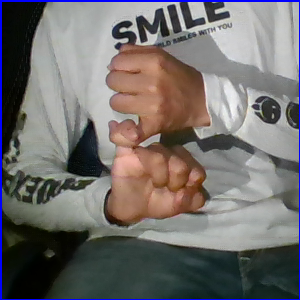
//> input picture CNN/training-images-kartik/Letters/s/136.png, 300 x 300 px, given in place of the camera
$ ./SiLaTra   (built with g++ and OpenCV 4)
//> lines starting //> are read from the running program, lines starting //| are printed output that depends on the picture
//> (in main, `initializePythonInterpreter();` was passed over: initializePythonInterpreter is not available in this run)
//> further down, image is the input picture: 300 rows x 300 cols, CV_8UC3; mean B, G, R 108.4, 109.7, 113.4
### GetMyHand/predictionsHandler.hpp
#ifndef __predictionsHandler_hpp_INCLUDE__
#define __predictionsHandler_hpp_INCLUDE__

#include <iostream>
#include <deque>

#include <opencv2/opencv.hpp>
#include <opencv2/imgproc.hpp>
#include <opencv2/highgui.hpp>

using namespace std;
using namespace cv;

void addPredictionToQueue(long long predictedSign);
long long predictSign();
void displaySignOnImage(long long predictSign);

#endif

### GetMyHand/trackBarHandling.hpp
#ifndef __trackBarHandling_hpp_INCLUDE__
#define __trackBarHandling_hpp_INCLUDE__

#include <opencv2/opencv.hpp>
#include <opencv2/imgproc.hpp>
#include <opencv2/highgui.hpp>

#include "handDetection.hpp"

using namespace cv;

void displayHandDetectionTrackbarsIfNeeded(Mat &image);
void displaySkinColorDetectionTrackbarsIfNeeded();
void onTrackbarChange(int,void *);

#endif

### GetMyHand/skinColorSegmentation.hpp
#include <opencv2/opencv.hpp>
#include <opencv2/imgproc.hpp>
#include <opencv2/highgui.hpp>

#include "trackBarHandling.hpp"

using namespace cv;

Mat extractSkinColorRange(Mat& srcBGR,Mat& srcHSV,Mat& srcYCrCb);           //Entry point function
bool isInSkinRangeBGR(const u_char& B,const u_char& G,const u_char& R);
bool isInSkinRangeHSV(const u_char& H,const u_char& S,const u_char& V);
bool isInSkinRangeYCrCb(const u_char& Y, const u_char& Cr, const u_char& Cb);
void displayTrackbarsIfNeeded();

### GetMyHand/handDetection.hpp
#ifndef __handDetection_hpp_INCLUDE__
#define __handDetection_hpp_INCLUDE__

#include <opencv2/opencv.hpp>
#include <opencv2/imgproc.hpp>
#include <opencv2/highgui.hpp>

#include "skinColorSegmentation.hpp"
#include "trackBarHandling.hpp"

#include <iostream>

using namespace std;
using namespace cv;

Mat getMyHand(Mat& image);
Mat findHandContours(Mat& src);
Mat combineExtractedWithMain(Mat& maskedImg,Mat& image);
void prepareWindows();

#endif

### GetMyHand/skinColorSegmentation.cpp
// [21 lines of licence text are left out]

#include <opencv2/opencv.hpp>
#include <opencv2/imgproc.hpp>
#include <opencv2/highgui.hpp>

#include "trackBarHandling.hpp"

#include <iostream>

using namespace std;
using namespace cv;


Mat extractSkinColorRange(Mat& srcBGR,Mat& srcHSV,Mat& srcYCrCb);
bool isInSkinRangeBGR(const u_char& B,const u_char& G,const u_char& R);
bool isInSkinRangeHSV(const u_char& H,const u_char& S,const u_char& V);
bool isInSkinRangeYCrCb(const u_char& Y, const u_char& Cr, const u_char& Cb);


// int YMax=0,YMin=255,CrMax=0,CrMin=255,CbMax=0,CbMin=255;
// int YMax=255,YMin=0,CrMax=180,CrMin=135,CbMax=130,CbMin=60;
int YMax=255,YMin=0,CrMax=200,CrMin=137,CbMax=150,CbMin=100;
// int lH=0,hH=20,lS=20,hS=154,lV=50,hV=255;
// int Rlow=60,Glow=40,Blow=20,gap=15,Rhigh=220,Ghigh=210,Bhigh=170;
int lH=0,hH=20,lS=8,hS=154,lV=50,hV=255;
int Rlow=60,Glow=40,Blow=20,gap=9,Rhigh=220,Ghigh=210,Bhigh=170;


Mat extractSkinColorRange(Mat& srcBGR,Mat& srcHSV,Mat& srcYCrCb){
	// displaySkinColorDetectionTrackbarsIfNeeded();
	int nRows=srcBGR.rows;
	int nCols=srcBGR.cols*3;

	// [4 lines of commented-out code are left out]

	Mat dst(nRows,srcBGR.cols,CV_8UC1,Scalar(0));

	uchar *bgrRow, *hsvRow, *YCrCbRow, *dstRow;
	uchar *dstBGRRow, *dstHSVRow, *dstYCrCbRow;
	for(int i=0;i<nRows;i++){
		bgrRow = srcBGR.ptr<uchar>(i);
		hsvRow = srcHSV.ptr<uchar>(i);
		YCrCbRow = srcYCrCb.ptr<uchar>(i);
		dstRow = dst.ptr<uchar>(i);

		// dstBGRRow = dsts[0].ptr<uchar>(i);
		// dstHSVRow = dsts[1].ptr<uchar>(i);
		// dstYCrCbRow = dsts[2].ptr<uchar>(i);

		for(int j=0;j<nCols;j+=3){
			if( /* isInSkinRangeBGR(bgrRow[j],bgrRow[j+1],bgrRow[j+2])*/
				isInSkinRangeYCrCb(YCrCbRow[j],YCrCbRow[j+1],YCrCbRow[j+2])
				/* && isInSkinRangeHSV(hsvRow[j],hsvRow[j+1],hsvRow[j+2])*/ ){
				dstRow[j/3]=255;
			}
		}

		// [11 lines of commented-out code are left out]
	}

	// return dsts;

	return dst;
}


bool isInSkinRangeYCrCb(const u_char& Y, const u_char& Cr, const u_char& Cb){
	return Y>YMin && Y<YMax && Cb>CbMin && Cb<CbMax && Cr>CrMin && Cr<CrMax;
	// [18 lines of commented-out code are left out]
}


// [7 lines left out: function isInSkinRangeBGR, not called in this run]

bool isInSkinRangeHSV(const u_char& H,const u_char& S,const u_char& V){
	return ((H<hH) || (H > 155)) && S>=lS && S<=hS && V>=lV && V<=hV;
}

### GetMyHand/handDetection.cpp
/**
* This file contains the code that will dilate, erode the regions extracted based on color
*/

#include <python3.5/Python.h>

#include <opencv2/opencv.hpp>
#include <opencv2/imgproc.hpp>
#include "opencv2/highgui.hpp"
// #include "opencv2/cudafilters.hpp"
// #include "opencv2/cudaimgproc.hpp"

#include "skinColorSegmentation.hpp"
#include "trackBarHandling.hpp"
#include "predictionsHandler.hpp"
#include "Classification/classifyPythonAPI.hpp"

#include <iostream>
#include <fstream>
#include <cmath>
#include <cstdlib>

#include <experimental/filesystem>


#define OVERALL 0
#define SKIN_COLOR_EXTRACTION 1
#define MORPHOLOGY_OPERATIONS 2
#define MODIFIED_IMAGE_GENERATION 3
#define HAND_CONTOURS_GENERATION 4
#define CONTOURS_PRE_PROCESSING 5
#define CONTOURS_IMPROVEMENT 6
#define CONTOURS_POST_PROCESSING 7
#define CONTOUR_CLASSIFICATION_IN_PY 8

using namespace std;
using namespace cv;
namespace fs = std::experimental::filesystem;

Mat getMyHand(Mat& image);
Mat findHandContours(Mat& src);
Mat combineExtractedWithMain(Mat& maskedImg,Mat& image);
void prepareWindows();
void connectContours(vector<vector<Point> > &contours);
void reduceClusterPoints(vector< vector< Point > > &contours, vector<vector<Point> > &hull);
void findClassUsingPythonModels( vector<float> &distVector );
void detectAndEliminateFace(Mat frame);


int morphOpenKernSize=2,morphCloseKernSize=3;
int morphCloseNoOfIterations=3;

int kernSize=2;
int thresh=100;
int contourDistThreshold = 30;
double startTime;

extern int lH,lS,lV,hH,hS,hV;
extern string subDirName;

extern vector<double> frameStepsTimes;

extern char** args_v;
extern int args_c;

extern bool wrapperModeOn;

extern long long predictedSign;


/*
This is the main entry point function of this file
*/
Mat getMyHand(Mat& imageOG){

	// displayHandDetectionTrackbarsIfNeeded(imageOG);

	startTime=(double)getTickCount();  //---Timing related part

	// imshow("Original Image",imageOG);

	detectAndEliminateFace(imageOG);

	Mat image,imageHSV,imageYCrCb;

	// [12 lines of commented-out code are left out]
	GaussianBlur(imageOG,image,Size(2*kernSize+1,2*kernSize+1),0,0);
	// imshow("Gaussian Blurred Image",image);
	medianBlur(image,image,2*kernSize+1);

	/* Convert BGR Image into HSV, YCrCb Images */
	cvtColor(image,imageHSV,CV_BGR2HSV);
	cvtColor(image,imageYCrCb,CV_BGR2YCrCb);

	Mat dstHSV;
	inRange(imageHSV,Scalar(lH,lS,lV),Scalar(hH,hS,hV),dstHSV);

	Mat dst=extractSkinColorRange(image,imageHSV,imageYCrCb);
	// [7 lines of commented-out code are left out]

	frameStepsTimes[ SKIN_COLOR_EXTRACTION ] = (getTickCount()-(double)startTime)/getTickFrequency();   //---Timing related part
	startTime=(double)getTickCount();  //---Timing related part

	Mat morphOpenElement = getStructuringElement(MORPH_CROSS,Size(morphOpenKernSize*2+1,morphOpenKernSize*2+1),Point(morphOpenKernSize,morphOpenKernSize));
	Mat morphCloseElement = getStructuringElement(MORPH_CROSS,Size(morphCloseKernSize*2+1,morphCloseKernSize*2+1),Point(morphCloseKernSize,morphCloseKernSize));
	Mat dstEroded;

// 	erode(dst,dstEroded,morphOpenElement);
// /**/	imshow("Round 1 - Eroded Segment - MorphologyEx - MORPH_OPEN",dstEroded);
// 	dilate(dstEroded,dstEroded,morphOpenElement);
// /**/	imshow("Round 1 - Dilated Segment - MorphologyEx - MORPH_OPEN",dstEroded);

// 	dilate(dstEroded,dstEroded,morphOpenElement);
// /**/	imshow("Round 2 - Dilated Segment - MorphologyEx - MORPH_CLOSE",dstEroded);
// 	erode(dstEroded,dstEroded,morphOpenElement);
// /**/	imshow("Round 2 - Eroded Segment - MorphologyEx - MORPH_CLOSE",dstEroded);


	// [25 lines of commented-out code are left out]
	morphologyEx(dst,dstEroded,MORPH_OPEN,morphOpenElement);

	/*
	This will act make white areas larger then make them smaller
	i.e. this will do erode(dilate(img))
	Thus filling out missing spots in big white areas.
	 */
	morphologyEx(dstEroded,dstEroded,MORPH_CLOSE,morphCloseElement);

	/* This will enlarge white areas */
	// dilate(dstEroded,dstEroded,morphCloseElement,Point(-1,-1),morphCloseNoOfIterations);
	// imshow("Round 3 - Dilated Segment - to expand segmented area",dstEroded);


	//cout<<dst.type()<<" "<<image.type()<<endl;


	Mat morphCloseElement1 = getStructuringElement(MORPH_ELLIPSE,Size(15,15),Point(7,7));
	/* AND this eroded mask with HSV */
	//bitwise_and(dstEroded,dstHSV,dstEroded);

	// morphologyEx(dstEroded,dstEroded,MORPH_CLOSE,morphCloseElement1);

	Mat dilateElement = getStructuringElement(MORPH_ELLIPSE,Size(3,3),Point(1,1));
	/* This will enlarge white areas */
	dilate(dstEroded,dstEroded,dilateElement,Point(-1,-1),2);
	// imshow("Round 4,5 - After morphologyEx(MORPH_CLOSE) and dilate segment",dstEroded);

	frameStepsTimes[ MORPHOLOGY_OPERATIONS ] = (getTickCount()-(double)startTime)/getTickFrequency();   //---Timing related part
	startTime=(double)getTickCount();  //---Timing related part

	Mat maskedImg;
	cvtColor(dstEroded,dstEroded,CV_GRAY2BGR);
	bitwise_and(dstEroded,imageOG,maskedImg);

	// Mat finImg=combineExtractedWithMain(maskedImg,image);
	Mat finImg = dstEroded;

	frameStepsTimes[ MODIFIED_IMAGE_GENERATION ] = (getTickCount()-(double)startTime)/getTickFrequency();   //---Timing related part
	startTime=(double)getTickCount();  //---Timing related part

	Mat contouredImg=findHandContours(finImg);

	frameStepsTimes[ HAND_CONTOURS_GENERATION ] = (getTickCount()-(double)startTime)/getTickFrequency();   //---Timing related part
	startTime=(double)getTickCount();  //---Timing related part

	/// Show in a window
	imshow("Contours", contouredImg );
	// imwrite("./ContourImages/img.png",contouredImg);
	// imshow("Morphed Mask",dstEroded);
	imshow("Masked Image",maskedImg);
	// [10 lines of commented-out code are left out]


	return contouredImg;
}


// [24 lines left out: function combineExtractedWithMain, not called in this run]


Mat findHandContours(Mat& src){

	double startTime1 = (double)getTickCount();  //---Timing related part


	Mat src_gray;
	cvtColor( src, src_gray, COLOR_BGR2GRAY );

	RNG rng(12345);

	Mat canny_output;
	vector<vector<Point> > contours,contours1;
	vector<Vec4i> hierarchy;

	/// Detect edges using canny
	Canny( src_gray, canny_output, thresh, thresh*2, 3 );

	// [6 lines of commented-out code are left out]

	findContours( src_gray, contours1, hierarchy, RETR_TREE, CHAIN_APPROX_SIMPLE, Point(0, 0) );

	contours.resize(contours1.size());

	// [10 lines of commented-out code are left out]
	Mat drawingOGContours = Mat::zeros( canny_output.size(), CV_8UC3 );
	for( int i = 0; i< contours1.size(); i++ )
	{
		Scalar color = Scalar( rng.uniform(0, 255), rng.uniform(0,255), rng.uniform(0,255) );
		drawContours( drawingOGContours, contours1, i, color, 1, 8, hierarchy, 0, Point() );
		//cout<<contours[i].size()<<endl;
	}
	// imshow("OG Contours",drawingOGContours);


	for( size_t i = 0; i< contours1.size(); i++ )
	{
		approxPolyDP(Mat(contours1[i]),contours[i],1,true);
	}


	frameStepsTimes[ CONTOURS_PRE_PROCESSING ] = (getTickCount()-(double)startTime1)/getTickFrequency();   //---Timing related part
	startTime1=(double)getTickCount();  //---Timing related part


	// connectContours( contours );


	frameStepsTimes[ CONTOURS_IMPROVEMENT ] = (getTickCount()-(double)startTime1)/getTickFrequency();   //---Timing related part
	startTime1=(double)getTickCount();  //---Timing related part


   	vector<vector<Point> >hull( contours.size() );
	for( size_t i = 0; i < contours.size(); i++ )
	{   convexHull( Mat(contours[i]), hull[i], false ); }

	// reduceClusterPoints( contours , hull );

	/// Get the moments
	vector<Moments> mu(hull.size() );
	for( int i = 0; i < hull.size(); i++ )
	{ mu[i] = moments( hull[i], false ); }

	///  Get the mass centers:
	vector<Point2f> mc( hull.size() );
	for( int i = 0; i < hull.size(); i++ )
	{ mc[i] = Point2f( mu[i].m10/mu[i].m00 , mu[i].m01/mu[i].m00 ); }


	Mat drawing = Mat::zeros( canny_output.size(), CV_8UC3 );
	// [14 lines of commented-out code are left out]

	double maxArea = 0;
	int indMaxArea=-1;
	for( int i = 0; i < hull.size(); i++ )
	{
		double area12 = contourArea(hull[i]);
		if(area12>maxArea){
			indMaxArea = i;
			maxArea = area12;
		}
	}

	if(indMaxArea == -1){
		displaySignOnImage(-1);
		return drawing;
	}
	vector<int> convHull;
	convexHull( Mat(contours[indMaxArea]), convHull, false );   // Reason to keep int instead of Point for convexHull vector:
																//   https://stackoverflow.com/a/20552514/5370202
	vector<Vec4i> convD;
	if(contours[indMaxArea].size()>2 && convHull.size()>2)
		convexityDefects(contours[indMaxArea],convHull,convD);
	int contourPoints=0;

	Scalar color123 = Scalar( rng.uniform(0, 255), rng.uniform(0,255), rng.uniform(0,255) );
	drawContours( drawing, contours, (int)indMaxArea, color123, 1, 8, vector<Vec4i>(), 0, Point() );
	drawContours( drawing, hull, (int)indMaxArea, color123, 1, 8, vector<Vec4i>(), 0, Point() );
	circle( drawing, mc[(int)indMaxArea], 4, color123, -1, 8, 0 );

	for(int i=0;i<convD.size();i++){
		int start,end,far;
		double farDist;

		start = convD[i][0]; end = convD[i][1];
		far = convD[i][2]; farDist = convD[i][3];
		// cout<<start<<","<<end<<","<<far<<","<<farDist/256.0<<endl;
		if(farDist/256.0 > 70){
			contourPoints++;
		}
		Scalar color = Scalar( rng.uniform(0, 255), rng.uniform(0,255), rng.uniform(0,255) );
		circle( drawing, contours[indMaxArea][start], 4, color, -1, 8, 0 );
		circle( drawing, contours[indMaxArea][end], 4, color, -1, 8, 0 );
		circle( drawing, contours[indMaxArea][far], 4, color, -1, 8, 0 );
	}

	// cout<<contourPoints<<" Convex Defects Detected"<<endl;


	vector<float> distVector(contours[indMaxArea].size());
	float maxDist = 0;
	for(int i=0;i<contours[indMaxArea].size();i++){
		float dist=sqrt( (contours[indMaxArea][i].x-mc[indMaxArea].x)*(contours[indMaxArea][i].x-mc[indMaxArea].x) + (contours[indMaxArea][i].y-mc[indMaxArea].y)*(contours[indMaxArea][i].y-mc[indMaxArea].y) );
		distVector[i]=dist;
		if(dist>maxDist){
			maxDist = dist;
		}
	}

	ofstream csvFile;
	if( args_c>=3 && ( strcmp(args_v[1],"-AllImgs")==0 || strcmp(args_v[1],"-fullRefresh")==0 ) )
		csvFile.open(subDirName+"/data.csv",std::ios_base::app);
		for(int i=0;i<contours[indMaxArea].size();i++){
			distVector[i] = (distVector[i]/maxDist*10);
			csvFile << distVector[i];
			if(i!=contours[indMaxArea].size()-1) csvFile << ", ";
		}
		csvFile << "\n";
		csvFile.close();


	frameStepsTimes[ CONTOURS_POST_PROCESSING ] = (getTickCount()-(double)startTime1)/getTickFrequency();   //---Timing related part
	startTime1=(double)getTickCount();  //---Timing related part


	// if( (args_c==3 && ( strcmp(args_v[1],"-img")==0 || strcmp(args_v[1],"-AllImgs")==0 ) ) || waitKey(30)=='m' )
	// 	findClassUsingPythonModels(distVector);

	if( contours[indMaxArea].size()>15 )
		findClassUsingPythonModels(distVector);


	frameStepsTimes[ CONTOUR_CLASSIFICATION_IN_PY ] = (getTickCount()-(double)startTime1)/getTickFrequency();   //---Timing related part


	contours.clear();
	contours.shrink_to_fit();

	contours1.clear();
	contours1.shrink_to_fit();

  	return drawing;
}


void prepareWindows(){
	//namedWindow("Original Image",WINDOW_NORMAL);
	//namedWindow("HSV + BGR Mask",WINDOW_NORMAL);
	//namedWindow("HSV Mask",WINDOW_NORMAL);
	namedWindow("Masked Image",WINDOW_NORMAL);
	namedWindow("Final Image",WINDOW_NORMAL);
	namedWindow("Contours", WINDOW_NORMAL );
}


void findClassUsingPythonModels( vector<float> &distVector ){

	// ofstream csvFile;
	// fs::remove("./TestSampleDistancesData.csv");
	// csvFile.open("./TestSampleDistancesData.csv",std::ios_base::app);

	ostringstream CCDC_SS; // Reference: https://stackoverflow.com/a/2125888/5370202

	for(int i=0;i<distVector.size();i++){
		// csvFile << distVector[i];
		CCDC_SS << distVector[i];

		if(i!=distVector.size()-1){
			// csvFile << ", ";
			CCDC_SS << ",";
		}


	}

	string CCDC_Data(CCDC_SS.str());
	// [6 lines of commented-out code are left out]

	cout<<endl<<endl<<"Python Invocation from C++ begins here"<<endl<<endl;


	/*
	References for Python interfacing:
	Main code: https://docs.python.org/2/extending/embedding.html
	For adding target_link_libraries in CMakeLists.txt: https://stackoverflow.com/a/21548557/5370202
	*/

	// Py_Initialize();

    // PyRun_SimpleString("import sys\n"
    // "sys.path.insert(0, './')\n"
    // "if not hasattr(sys, 'argv'): sys.argv  = ['']\n");  // This statement added from reference: https://stackoverflow.com/a/24492775/5370202

	// FILE* file = fopen("testThisSampleInPython.old.py","r");
	// PyRun_SimpleFile(file,"testThisSampleInPython.old.py");
	// fclose(file);

	// FILE* file = fopen("LoadSavedModel.py","r");
	// PyRun_SimpleFile(file,"LoadSavedModel.py");
	// fclose(file);


	// Snippet reference: https://stackoverflow.com/a/347959/5370202
	char * CCDC_Data_char = new char[CCDC_Data.size() + 1];
	std::copy(CCDC_Data.begin(), CCDC_Data.end(), CCDC_Data_char);
	CCDC_Data_char[CCDC_Data.size()] = '\0'; // don't forget the terminating \0

	predictedSign = predictSignByKNN_Py_Interface(CCDC_Data_char);
	// long long predictedSign = 2;

	cout<<"Current Predicted Sign is "<<predictedSign<<endl;

	if( wrapperModeOn || ( args_c==3 && ( strcmp(args_v[1],"-img")==0 ) ) ){
		displaySignOnImage(predictedSign);
	}
	else{
		addPredictionToQueue(predictedSign);
		long long stablePrediction = predictSign();
		if(stablePrediction==-1){
			cout<<"Unable to predict anything!"<<endl;
		}
		else{
			cout<<"Stable Predicted Sign is "<<((char)stablePrediction)<<endl;
		}
	}

	cout<<endl<<"Python Invocation ends here"<<endl<<endl<<endl;

}


/*
This function needs huge optimization!!!!!
Can be optimized using RTrees
*/
// [46 lines left out: function connectContours, not called in this run]


/*
Okayishly efficient but horribly innacurate for noisy intersecting contours
*/
// [109 lines left out: function reduceClusterPoints, not called in this run]

void detectAndEliminateFace(Mat frame){
	String face_cascade_name = "./HaarCascades/haarcascade_frontalface_default.xml";
	CascadeClassifier face_cascade;
	if( !face_cascade.load( face_cascade_name ) ){ printf("--(!)Error loading\n"); };
	std::vector<Rect> faces;
	Mat frame_gray;

	cvtColor( frame, frame_gray, CV_BGR2GRAY );
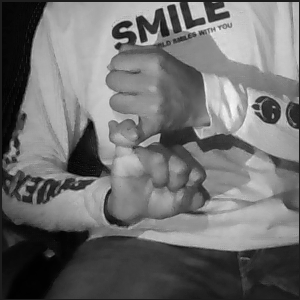
//> frame_gray: 300 rows x 300 cols, CV_8UC1; min 1, max 250, mean 110.7
	equalizeHist( frame_gray, frame_gray );
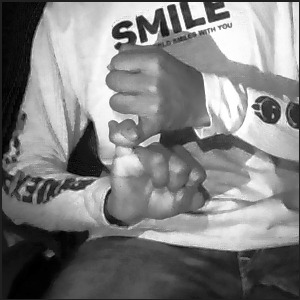
//> frame_gray: 300 rows x 300 cols, CV_8UC1; min 0, max 255, mean 127.9

	//-- Detect faces
	face_cascade.detectMultiScale( frame_gray, faces, 1.1, 2, 0|CV_HAAR_SCALE_IMAGE, Size(30, 30) );
//> faces = empty

	long long maxArea = 0;
	int maxAreaRectInd = -1;

	for( size_t i = 0; i < faces.size(); i++ )
	{
		long long area1 = (faces[i].width * faces[i].height);
		if( area1 > maxArea){
			maxArea = area1;
			maxAreaRectInd = i;
		}
		// [5 lines of commented-out code are left out]
	}
//> this loop made 0 passes
//> (the rest of the program and of its run is left out)
